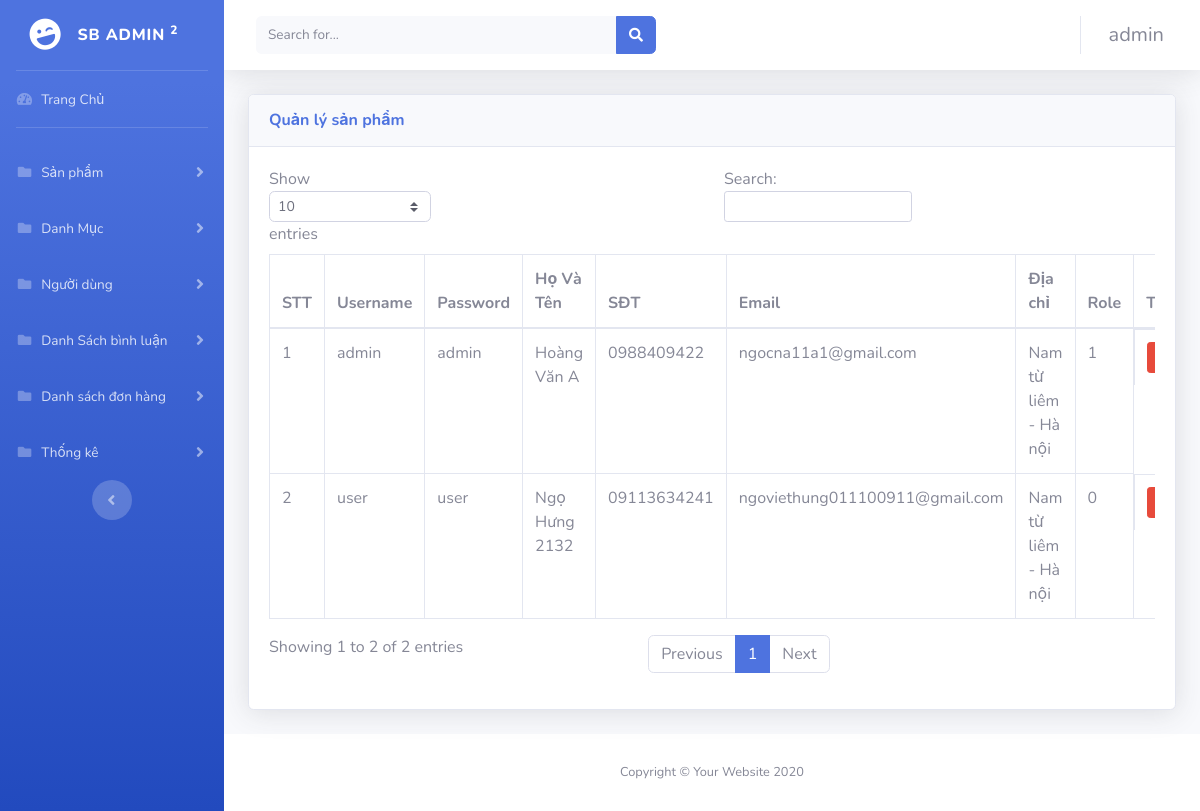
Screenshot of /controllers/admin/index_admin.php?act=nguoidung (signed in) with the database file from the repository.
### tables this page shows
CREATE TABLE `users` (
  `id_user` int(11) NOT NULL,
  `username_user` varchar(255) NOT NULL,
  `password_user` varchar(255) NOT NULL,
  `fullname_user` varchar(255) NOT NULL,
  `phone_user` varchar(255) NOT NULL,
  `email_user` varchar(255) NOT NULL,
  `diachi_user` varchar(255) NOT NULL,
  `image_user` varchar(255) NOT NULL,
  `role` int(11) NOT NULL COMMENT '1 admin , 2 người dùng'
);

### models/connect.php (called while the page is built, shortened)
<?php
function pdo_get_connection()
{
    $servername = "localhost";
    $username = "root";
    $password = "";
    try {
        $conn = new PDO("mysql:host=$servername;dbname=duan1_nhom1", $username, $password);
        $conn->setAttribute(PDO::ATTR_ERRMODE, PDO::ERRMODE_EXCEPTION);
        return $conn;
    } catch (PDOException $e) {
        echo "Connection failed: " . $e->getMessage();
    }
}
function pdo_query($sql)
{
    $sql_args = array_slice(func_get_args(), 1);
    try {
        $conn = pdo_get_connection();
        $stmt = $conn->prepare($sql);
        $stmt->execute($sql_args);
        $rows = $stmt->fetchAll();
        return $rows;
    } catch (PDOException $e) {
        throw $e;
    } finally {
        unset($conn);
    }
}

### models/user/taikhoan.php (called while the page is built, shortened)
<?php
function getListUser(){
    $sql = "SELECT * FROM users" ;
    $user = pdo_query($sql);
    return $user;
}
?>

### controllers/admin/user/user.php (the view, shortened to what this page needs)
<div id="content-wrapper" class="d-flex flex-column">
    <div id="content">
        <nav class="navbar navbar-expand navbar-light bg-white topbar mb-4 static-top shadow">
            <form class="d-none d-sm-inline-block form-inline mr-auto ml-md-3 my-2 my-md-0 mw-100 navbar-search">
                <div class="input-group">
                    <input type="text" class="form-control bg-light border-0 small" placeholder="Search for..." aria-label="Search" aria-describedby="basic-addon2">
                    <div class="input-group-append">
                        <button class="btn btn-primary" type="button">
                            <i class="fas fa-search fa-sm"></i>
                        </button>
                    </div>
                </div>
            </form>
            <ul class="navbar-nav ml-auto">
                <li class="nav-item dropdown no-arrow">
                    <a class="nav-link dropdown-toggle" href="#" id="userDropdown" role="button" data-toggle="dropdown" aria-haspopup="true" aria-expanded="false">
                        <?php
                        if (isset($_SESSION['username'])) {
                            extract($_SESSION['username']);
                            echo '<span style="font-size:20px" class="mr-2 d-none d-lg-inline text-gray-600 small">' . $username_user . '</span';
                        } else {
                        ?>
                         <?php }
                            ?>
            </a>
            </li>
            </ul>
        </nav>
        <div class="container-fluid">
            <div class="card shadow mb-4">
                <div class="card-header py-3">
                    <h6 class="m-0 font-weight-bold text-primary">Quản lý sản phẩm</h6>
                </div>
                <div class="card-body">
                    <div class="table-responsive">
                        <table class="table table-bordered" id="dataTable" width="100%" cellspacing="0">
                            <thead>
                                <tr>
                                    <th>STT</th>
                                    <th>Username</th>
                                    <th>Password</th>
                                    <th>Họ Và Tên</th>
                                    <th>SĐT</th>
                                    <th>Email</th>
                                    <th>Địa chỉ</th>
                                    <th>Role</th>
                                    <th style="width: 150px;">Thao Tác</th>
                                </tr>
                            </thead>
                            <tbody>
                                <?php foreach ($user as $key => $user) : ?>
                                    <tr>
                                        <td><?= $key + 1 ?></td>
                                        <td><?= $user['username_user'] ?></td>
                                        <td><?= $user['password_user'] ?></td>
                                        <td><?= $user['fullname_user'] ?></td>
                                        <td><?= $user['phone_user'] ?></td>
                                        <td><?= $user['email_user'] ?></td>
                                        <td><?= $user['diachi_user'] ?></td>
                                        <td><?= $user['role'] ?></td>
                                        <td style="display: flex; border-bottom:none ;">
                                            <div > <button class="btn btn-danger btn-sm" onclick="confirmDelete('index_admin.php?act=delete_user&id_user=<?= $user['id_user']?>')">Xóa</button>
                                            </div>
                                        </td>
                                    </tr>
                                <?php endforeach ?>
                            </tbody>
                        </table>
                    </div>
                </div>
            </div>
        </div>
    </div>
    <footer class="sticky-footer bg-white">
        <div class="container my-auto">
            <div class="copyright text-center my-auto">
                <span>Copyright &copy; Your Website 2020</span>
            </div>
        </div>
    </footer>
</div>
</div>

### rows the page displays
users: username_user "admin", password_user "admin", fullname_user "Hoàng Văn A", phone_user "0988409422", email_user "ngocna11a1@gmail.com", diachi_user "Nam từ liêm - Hà nội", role "1"
users: username_user "user", password_user "user", fullname_user "Ngọ Hưng 2132", phone_user "09113634241", email_user "ngoviethung011100911@gmail.com", diachi_user "Nam từ liêm - Hà nội", role "0"
